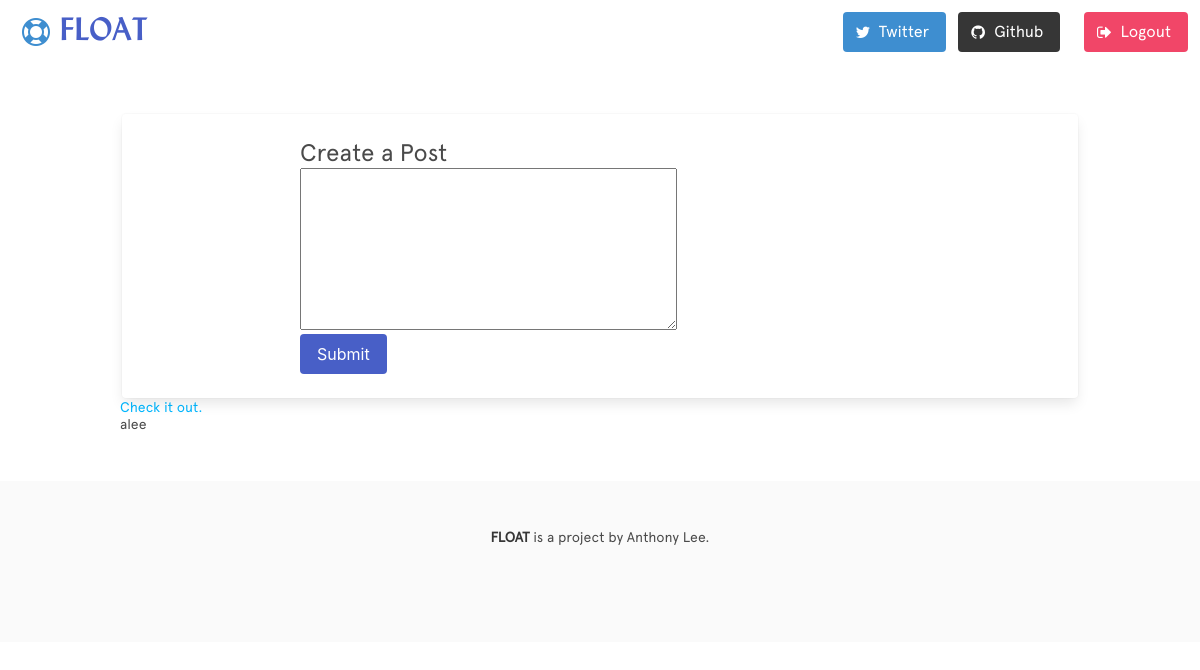
The app's page / (signed in), older data.
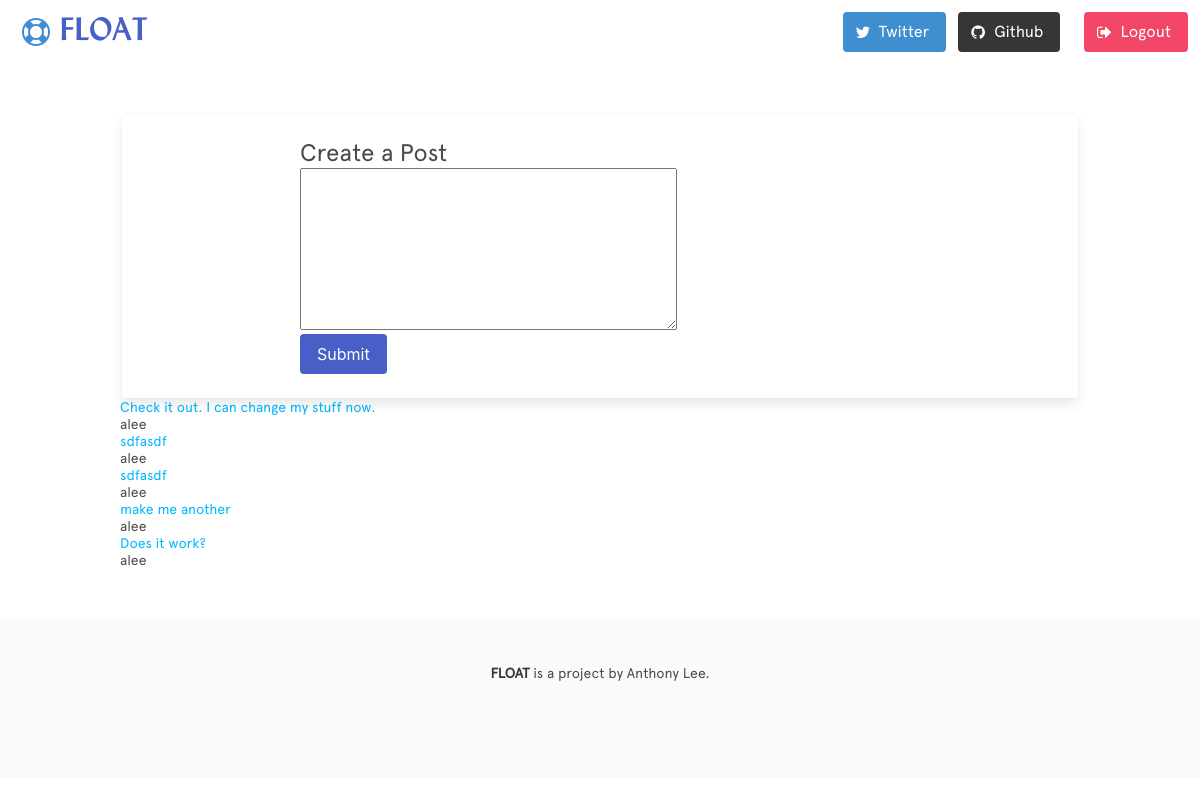
The same page, newer data.
### posts/models.py (models this page shows)
class Post(models.Model):
    content = models.TextField(max_length=255)
    created_at = models.DateField(auto_now_add=True)
    user = models.ForeignKey(User)

### posts/views.py (the view, shortened to what this page needs)
# urls.py: url(r'^$', views.PostCreateView.as_view(), name='home'),
class PostCreateView(LoginRequiredMixin, CreateView, ListView):
    context_object_name = "posts"
    fields = ('content',)
    model = Post
    template_name = "post_create.html"
    success_url="/"

### posts/templates/post_create.html (shortened to what this page needs)
{% extends 'base.html' %}
{% block content %}
<section class="section">
    <div class="container">
        <div class="card">
            <div class="card-content">
                <div class="field django-form">
                    <h1 class="is-size-4">Create a Post</h1>
                    <div class="control">
                        <form role="form" action="" method="post">
                            {{ form.as_p }}
                            <input class="button is-link"  type="submit" value="Submit" />
                        </form>
                    </div>
                </div>
            </div>
        </div>
        {% for post in posts %}
        <h1>
            <a href="{% url 'post_detail' pk=post.pk %}">
                {{ post.content }}
            </a>
        </h1>
        <p>{{ post.user }}</p>
        {% endfor %}
    </div>
</section>
{% endblock %}

### posts/templates/base.html (shortened to what this page needs)
{% load staticfiles %}
<!DOCTYPE html>
<html>
<head>
    <link rel="stylesheet" href="https://maxcdn.bootstrapcdn.com/font-awesome/4.7.0/css/font-awesome.min.css">
    <link rel="stylesheet" href="https://cdnjs.cloudflare.com/ajax/libs/bulma/0.6.0/css/bulma.min.css">
    <link rel="stylesheet" href="{% static 'stylesheets/style.css' %}">
</head>
<body>
    <nav class="navbar is-transparent" role="navigration" aria-label="main navigation">
        <div class="navbar-brand">
            <a class="navbar-item" href="/">
                <span class="icon is-large is-left has-text-info">
                    <i class="fa fa-life-ring fa-2x"></i>
                </span>
                <p class="is-size-3 has-icons-left brand-title">FLOAT</p>
            </a>
        </div>
        <div class="navbar-end">
            <div class="navbar-item is-hidden-touch">
                <div class="field is-grouped">
                    <p class="control">
                        <a class="is-info button" target="_blank" href="https://twitter.com/">
                            <span class="icon">
                                <i class="fa fa-twitter"></i>
                            </span>
                            <span>
                                Twitter
                            </span>
                        </a>
                    </p>
                    <p class="control">
                        <a class="is-dark button" target="_blank" href="https://github.com/">
                            <span class="icon">
                                <i class="fa fa-github"></i>
                            </span>
                            <span>
                                Github
                            </span>
                        </a>
                    </p>
                </div>
            </div>
            {% if user.is_authenticated %}
            <div class="navbar-item is-hidden-touch">
                <p class="control">
                    <a class="is-danger button" href="{% url 'auth_logout' %}">
                        <span class="icon">
                            <i class="fa fa-sign-out"></i>
                        </span>
                        <span>
                            Logout
                        </span>
                    </a>
                </p>
            </div>
            {% endif %}
        </div>
    </nav>
    {% block content %}{% endblock content %} {% block footer %}{% endblock footer %}
    <footer class="footer">
        <div class="container">
            <div class="content has-text-centered">
                <p>
                    <strong>FLOAT</strong> is a project by Anthony Lee.
                </p>
            </div>
        </div>
    </footer>
</body>
</html>

### posts/static/stylesheets/style.css (style rules this page uses)
* { min-height: 0; min-width: 0; }
body { font: 14px 'apercu-web', "Lucida Grande", Helvetica, Arial, sans-serif; }
a { color: #00B7FF; }
.brand-title { font-family: lydian, "serif"; }
.card { margin: .1rem; }
.django-form { margin: auto; width: 600px; }

Row changes from the older to the newer data that the page shows:
changed Post: content "Check it out." → "Check it out. I can change my stuff now."
added Post: content "sdfasdf", user "alee"
added Post: content "sdfasdf", user "alee"
added Post: content "make me another", user "alee"
added Post: content "Does it work?", user "alee"
